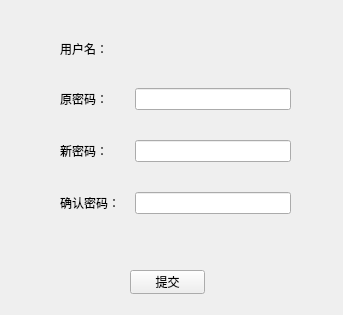
<?xml version="1.0" encoding="UTF-8"?>
<ui version="4.0">
 <class>Form</class>
 <widget class="QWidget" name="Form">
  <property name="geometry">
   <rect>
    <x>0</x>
    <y>0</y>
    <width>343</width>
    <height>315</height>
   </rect>
  </property>
  <property name="windowTitle">
   <string>修改密码</string>
  </property>
  <widget class="QWidget" name="formLayoutWidget">
   <property name="geometry">
    <rect>
     <x>50</x>
     <y>30</y>
     <width>251</width>
     <height>221</height>
    </rect>
   </property>
   <layout class="QFormLayout" name="formLayout">
    <property name="horizontalSpacing">
     <number>15</number>
    </property>
    <property name="verticalSpacing">
     <number>30</number>
    </property>
    <property name="leftMargin">
     <number>10</number>
    </property>
    <property name="topMargin">
     <number>10</number>
    </property>
    <property name="rightMargin">
     <number>10</number>
    </property>
    <property name="bottomMargin">
     <number>10</number>
    </property>
    <item row="0" column="0">
     <widget class="QLabel" name="label">
      <property name="text">
       <string>用户名：</string>
      </property>
     </widget>
    </item>
    <item row="0" column="1">
     <widget class="QLabel" name="username">
      <property name="text">
       <string/>
      </property>
     </widget>
    </item>
    <item row="1" column="0">
     <widget class="QLabel" name="label_3">
      <property name="text">
       <string>原密码：</string>
      </property>
     </widget>
    </item>
    <item row="1" column="1">
     <widget class="QLineEdit" name="oldpwd"/>
    </item>
    <item row="2" column="0">
     <widget class="QLabel" name="label_4">
      <property name="text">
       <string>新密码：</string>
      </property>
     </widget>
    </item>
    <item row="2" column="1">
     <widget class="QLineEdit" name="newpwd"/>
    </item>
    <item row="3" column="0">
     <widget class="QLabel" name="label_5">
      <property name="text">
       <string>确认密码：</string>
      </property>
     </widget>
    </item>
    <item row="3" column="1">
     <widget class="QLineEdit" name="newpwd2"/>
    </item>
   </layout>
  </widget>
  <widget class="QPushButton" name="subbtn">
   <property name="geometry">
    <rect>
     <x>130</x>
     <y>270</y>
     <width>75</width>
     <height>24</height>
    </rect>
   </property>
   <property name="text">
    <string>提交</string>
   </property>
  </widget>
 </widget>
 <resources/>
 <connections/>
</ui>
